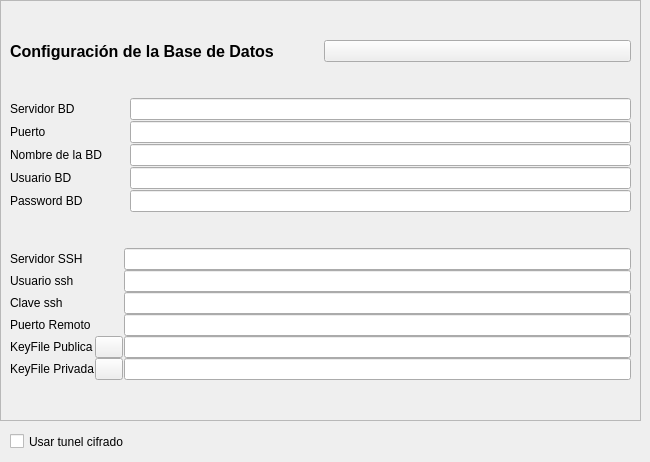
          <widget class="QWidget" name="DB">
           <attribute name="title">
            <string>Base de Datos</string>
           </attribute>
           <widget class="QFrame" name="fr_DB">
            <property name="geometry">
             <rect>
              <x>0</x>
              <y>0</y>
              <width>641</width>
              <height>421</height>
             </rect>
            </property>
            <property name="frameShape">
             <enum>QFrame::StyledPanel</enum>
            </property>
            <property name="frameShadow">
             <enum>QFrame::Raised</enum>
            </property>
            <layout class="QGridLayout" name="gridLayout_3">
             <item row="0" column="1">
              <widget class="QPushButton" name="PB_DB">
               <property name="text">
                <string/>
               </property>
               <property name="icon">
                <iconset resource="iconos.qrc">
                 <normaloff>:/imagenes/iconos/sedes/color.png</normaloff>:/imagenes/iconos/sedes/color.png</iconset>
               </property>
               <property name="iconSize">
                <size>
                 <width>25</width>
                 <height>25</height>
                </size>
               </property>
              </widget>
             </item>
             <item row="2" column="0" colspan="2">
              <layout class="QHBoxLayout" name="horizontalLayout_9">
               <property name="spacing">
                <number>1</number>
               </property>
               <item>
                <layout class="QVBoxLayout" name="verticalLayout_8">
                 <property name="spacing">
                  <number>0</number>
                 </property>
                 <item>
                  <widget class="QLabel" name="label_11">
                   <property name="text">
                    <string>Servidor SSH</string>
                   </property>
                  </widget>
                 </item>
                 <item>
                  <widget class="QLabel" name="label_30">
                   <property name="text">
                    <string>Usuario ssh</string>
                   </property>
                  </widget>
                 </item>
                 <item>
                  <widget class="QLabel" name="label_31">
                   <property name="text">
                    <string>Clave ssh</string>
                   </property>
                  </widget>
                 </item>
                 <item>
                  <widget class="QLabel" name="label_19">
                   <property name="text">
                    <string>Puerto Remoto</string>
                   </property>
                  </widget>
                 </item>
                 <item>
                  <layout class="QHBoxLayout" name="horizontalLayout_7">
                   <property name="spacing">
                    <number>1</number>
                   </property>
                   <item>
                    <widget class="QLabel" name="label_20">
                     <property name="text">
                      <string>KeyFile Publica</string>
                     </property>
                    </widget>
                   </item>
                   <item>
                    <widget class="QPushButton" name="Btn_lupa_2">
                     <property name="maximumSize">
                      <size>
                       <width>28</width>
                       <height>24</height>
                      </size>
                     </property>
                     <property name="text">
                      <string/>
                     </property>
                     <property name="icon">
                      <iconset resource="iconos.qrc">
                       <normaloff>:/imagenes/iconos/botonera/lupa.png</normaloff>:/imagenes/iconos/botonera/lupa.png</iconset>
                     </property>
                    </widget>
                   </item>
                  </layout>
                 </item>
                 <item>
                  <layout class="QHBoxLayout" name="horizontalLayout_8">
                   <property name="spacing">
                    <number>1</number>
                   </property>
                   <item>
                    <widget class="QLabel" name="label_32">
                     <property name="text">
                      <string>KeyFile Privada</string>
                     </property>
                    </widget>
                   </item>
                   <item>
                    <widget class="QPushButton" name="Btn_lupa_3">
                     <property name="maximumSize">
                      <size>
                       <width>28</width>
                       <height>24</height>
                      </size>
                     </property>
                     <property name="text">
                      <string/>
                     </property>
                     <property name="icon">
                      <iconset resource="iconos.qrc">
                       <normaloff>:/imagenes/iconos/botonera/lupa.png</normaloff>:/imagenes/iconos/botonera/lupa.png</iconset>
                     </property>
                    </widget>
                   </item>
                  </layout>
                 </item>
                </layout>
               </item>
               <item>
                <layout class="QVBoxLayout" name="verticalLayout_11">
                 <property name="spacing">
                  <number>0</number>
                 </property>
                 <item>
                  <widget class="QLineEdit" name="servidor_SSH"/>
                 </item>
                 <item>
                  <widget class="QLineEdit" name="usuario_ssh_BD"/>
                 </item>
                 <item>
                  <widget class="QLineEdit" name="clave_ssh_BD">
                   <property name="echoMode">
                    <enum>QLineEdit::Password</enum>
                   </property>
                  </widget>
                 </item>
                 <item>
                  <widget class="QLineEdit" name="puerto_Remoto_ssh">
                   <property name="inputMask">
                    <string>99999</string>
                   </property>
                  </widget>
                 </item>
                 <item>
                  <widget class="QLineEdit" name="keyfile_publica">
                   <property name="inputMask">
                    <string/>
                   </property>
                  </widget>
                 </item>
                 <item>
                  <widget class="QLineEdit" name="keyfile_privada"/>
                 </item>
                </layout>
               </item>
              </layout>
             </item>
             <item row="0" column="0">
              <widget class="QLabel" name="label_24">
               <property name="font">
                <font>
                 <pointsize>12</pointsize>
                 <weight>75</weight>
                 <bold>true</bold>
                </font>
               </property>
               <property name="text">
                <string>Configuración de la Base de Datos</string>
               </property>
              </widget>
             </item>
             <item row="1" column="0" colspan="2">
              <layout class="QHBoxLayout" name="horizontalLayout_4">
               <property name="spacing">
                <number>1</number>
               </property>
               <item>
                <layout class="QVBoxLayout" name="verticalLayout_7">
                 <property name="spacing">
                  <number>1</number>
                 </property>
                 <item>
                  <widget class="QLabel" name="label_25">
                   <property name="text">
                    <string>Servidor BD</string>
                   </property>
                  </widget>
                 </item>
                 <item>
                  <widget class="QLabel" name="label_21">
                   <property name="text">
                    <string>Puerto                         </string>
                   </property>
                  </widget>
                 </item>
                 <item>
                  <widget class="QLabel" name="label_26">
                   <property name="text">
                    <string>Nombre de la BD</string>
                   </property>
                  </widget>
                 </item>
                 <item>
                  <widget class="QLabel" name="label_27">
                   <property name="text">
                    <string>Usuario BD</string>
                   </property>
                  </widget>
                 </item>
                 <item>
                  <widget class="QLabel" name="label_28">
                   <property name="text">
                    <string>Password BD</string>
                   </property>
                  </widget>
                 </item>
                </layout>
               </item>
               <item>
                <layout class="QVBoxLayout" name="verticalLayout_9">
                 <property name="spacing">
                  <number>1</number>
                 </property>
                 <item>
                  <widget class="QLineEdit" name="servidor_DB">
                   <property name="toolTip">
                    <string>IP del servidor terminal server donde nos queremos conectar</string>
                   </property>
                  </widget>
                 </item>
                 <item>
                  <widget class="QLineEdit" name="puerto_DB"/>
                 </item>
                 <item>
                  <widget class="QLineEdit" name="DataBaseName">
                   <property name="toolTip">
                    <string>Nombre de usuario del técnico en el dominio (si_manolito)</string>
                   </property>
                  </widget>
                 </item>
                 <item>
                  <widget class="QLineEdit" name="Usuario_DB">
                   <property name="toolTip">
                    <string>Clave del técnico en el dominio</string>
                   </property>
                   <property name="echoMode">
                    <enum>QLineEdit::Normal</enum>
                   </property>
                  </widget>
                 </item>
                 <item>
                  <widget class="QLineEdit" name="password_DB">
                   <property name="toolTip">
                    <string>Nombre de usuario del técnico en el dominio (si_manolito)</string>
                   </property>
                   <property name="echoMode">
                    <enum>QLineEdit::Password</enum>
                   </property>
                  </widget>
                 </item>
                </layout>
               </item>
              </layout>
             </item>
            </layout>
           </widget>
           <widget class="QCheckBox" name="checkBox_ssh">
            <property name="geometry">
             <rect>
              <x>10</x>
              <y>430</y>
              <width>147</width>
              <height>23</height>
             </rect>
            </property>
            <property name="text">
             <string>Usar tunel cifrado</string>
            </property>
            <property name="checked">
             <bool>false</bool>
            </property>
           </widget>
          </widget>
